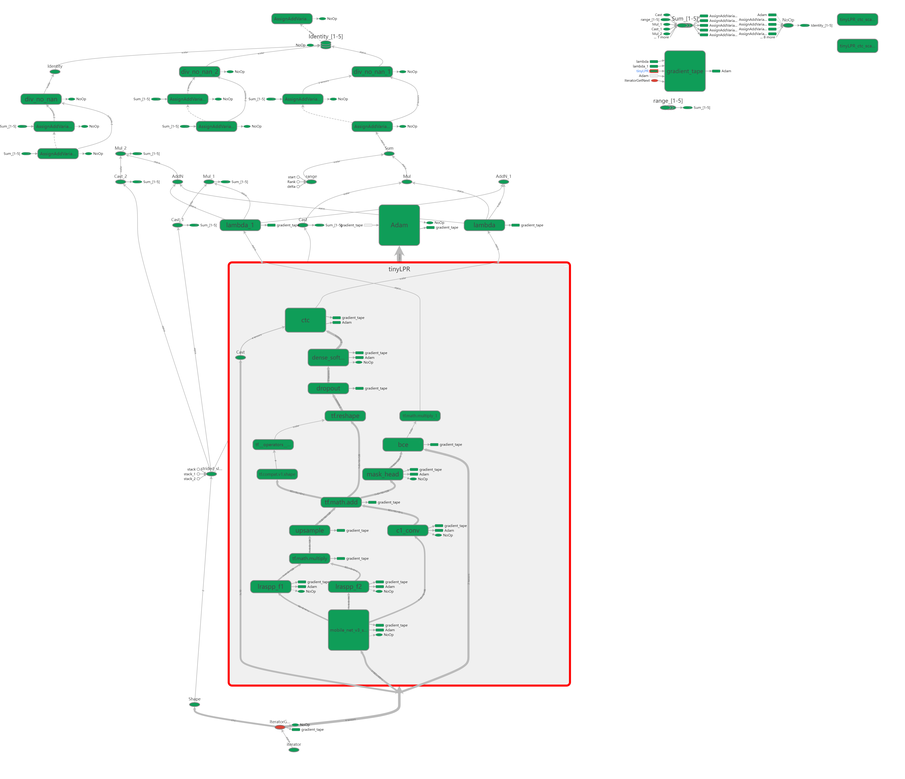
#> input picture train.png, 905 x 779 px, shrunk from 4011 x 3452 before the run
$ python -i divide.py   (imports and definitions only)
#> lines starting #> are read from the running program, lines starting #| are printed output that depends on the picture; after the words box and inside, x2 and y2 are one past the last pixel; in counts of white or black regions, pixels touching at a corner belong together
import os
import cv2
import numpy as np

# Get the path of the folder containing the image files
folder_path = os.path.join(os.getcwd(), "double_train")

# Create two empty lists to store the green and yellow image files
green_images = []
yellow_images = []


def cv_imread(filePath):
#> called with filePath = 'train.png'
    cv_img = cv2.imdecode(np.fromfile(filePath,dtype=np.uint8),-1)
#> cv_img is the input picture: shape (779, 905, 4); mean B, G, R, A 245.2, 246.9, 244.4, 255
    return cv_img


def cv_imwrite(path, image):
    # Get the current encoding
    encoding = sys.getfilesystemencoding()
    # Convert the path to the specified encoding
    path = path.encode(encoding)
    # Save the image to the path
    cv2.imwrite(path, image)


def is_green_yellow(image_path):
    image = cv_imread(image_path)
    hsv_image = cv2.cvtColor(image, cv2.COLOR_BGR2HSV)
#> hsv_image: shape (779, 905, 3); mean H, S, V 3.8, 7.3, 248.1

    # Define the ranges for green and yellow in HSV color space
    green_lower = (36, 25, 25)
    green_upper = (86, 255, 255)
    yellow_lower = (15, 25, 25)
    yellow_upper = (35, 255, 255)

    # Create masks for green and yellow regions
    green_mask = cv2.inRange(hsv_image, green_lower, green_upper)
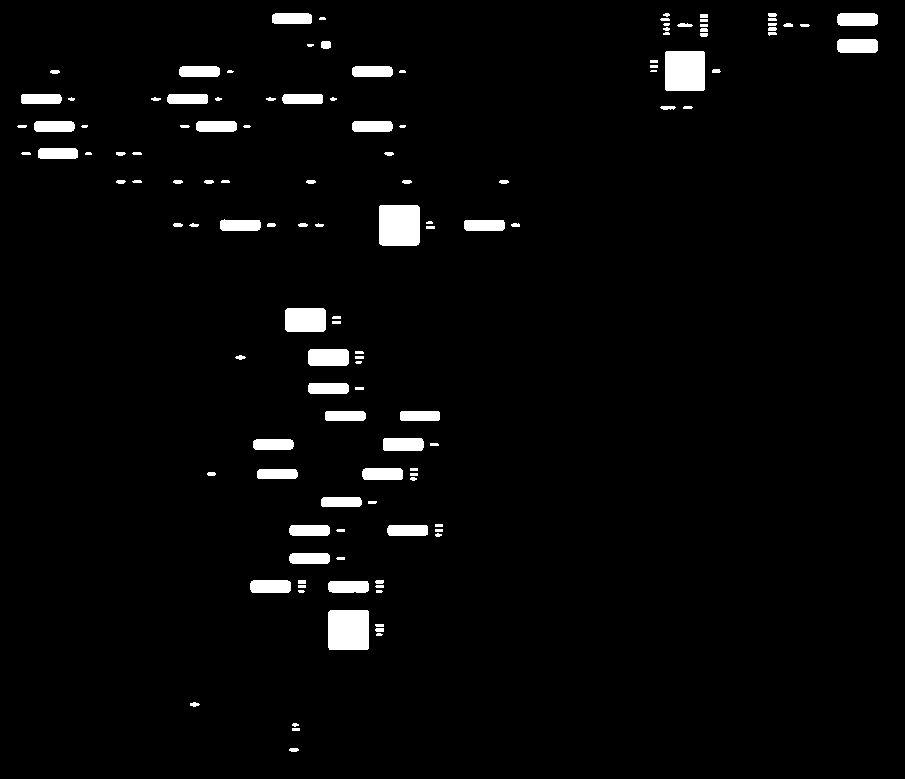
#> green_mask: shape (779, 905); 3% white; 124 white regions (16 under 20 px), largest, box (x1, y1, x2, y2) and area: (379, 205, 420, 246) 1668, (328, 610, 369, 650) 1633, (665, 51, 705, 91) 1596
    yellow_mask = cv2.inRange(hsv_image, yellow_lower, yellow_upper)
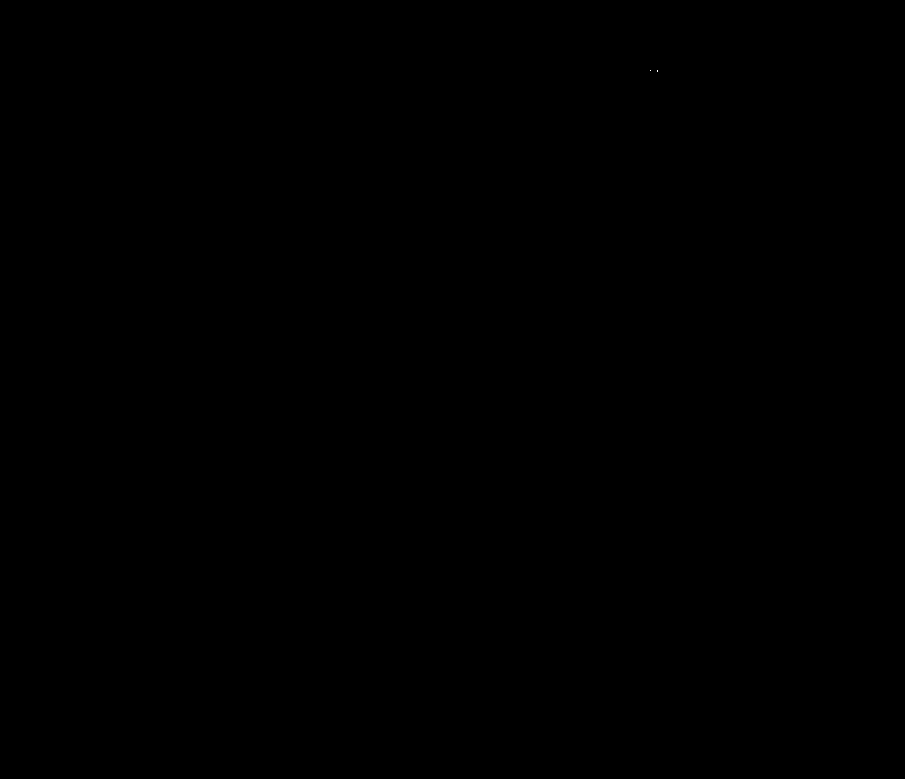
#> yellow_mask: shape (779, 905); 0% white in thin lines or dots, all inside (x1, y1, x2, y2) = (650, 70, 658, 72)

    # Count the number of green and yellow pixels
    green_pixels = cv2.countNonZero(green_mask)
#> green_pixels = 21023
    yellow_pixels = cv2.countNonZero(yellow_mask)
#> yellow_pixels = 3

    # Determine if the image is predominantly green or yellow
    if green_pixels > yellow_pixels:
        return 'green'
    else:
        return 'yellow'


def divide_green_yellow_images(folder_path):
    # Create folders for green and yellow images
    green_folder = os.path.join(folder_path, 'green')
    yellow_folder = os.path.join(folder_path, 'yellow')

    if not os.path.exists(green_folder):
        os.makedirs(green_folder)

    if not os.path.exists(yellow_folder):
        os.makedirs(yellow_folder)

    # Iterate over the image files in the folder
    for filename in os.listdir(folder_path):
        if filename.endswith('.jpg') or filename.endswith('.png'):
            image_path = os.path.join(folder_path, filename)
            color = is_green_yellow(image_path)

            # Move the image file to the respective folder
            if color == 'green':
                new_path = os.path.join(green_folder, filename)
            else:
                new_path = os.path.join(yellow_folder, filename)

            os.rename(image_path, new_path)
            print(f"Moved {filename} to {color} folder.")


# Specify the folder path containing the image files
folder_path = 'train'

# Divide the green and yellow images in the folder
# [1 line not run here, left out]

>>> result = is_green_yellow('train.png')
